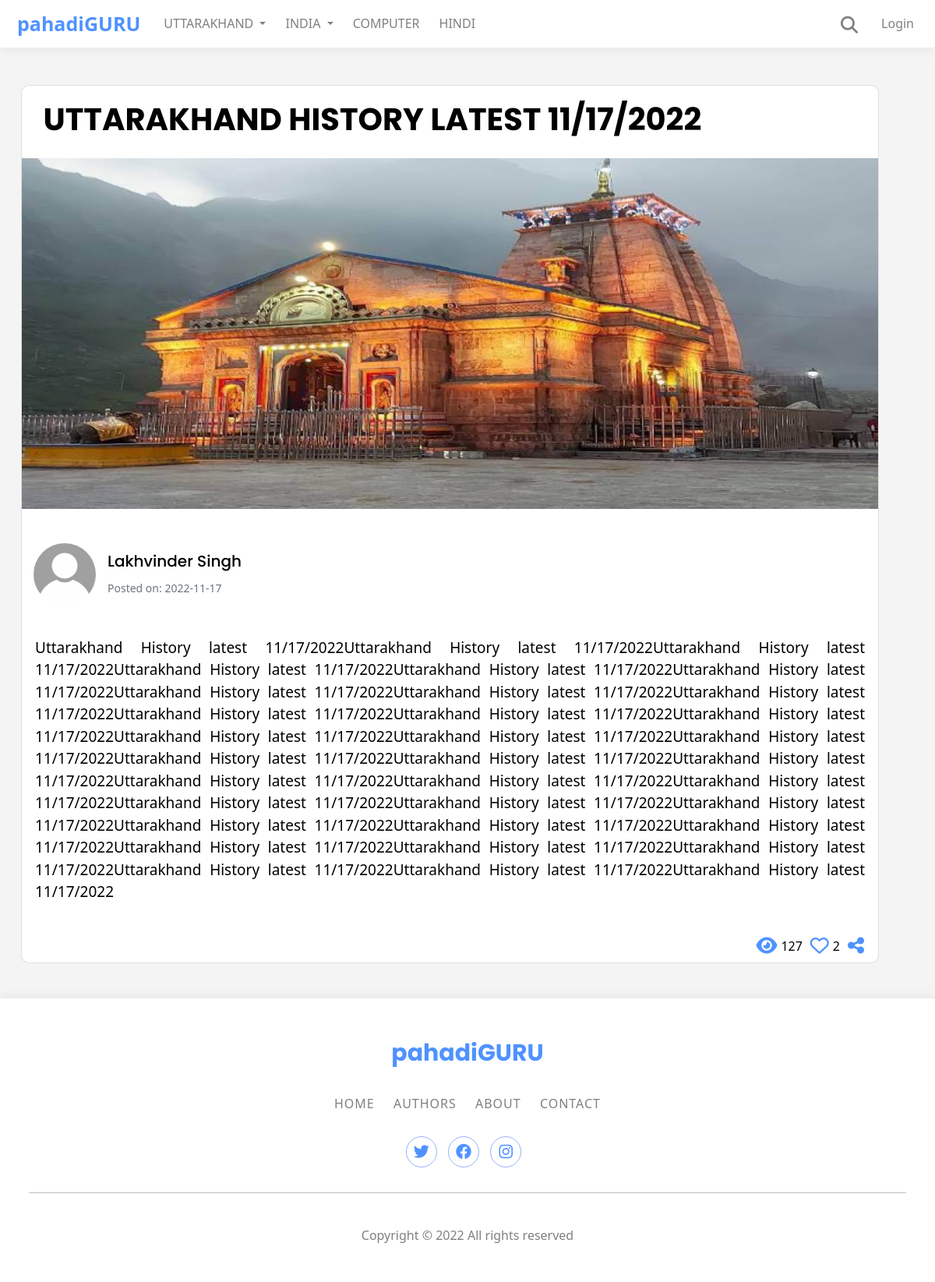
The app's page /postpage/42 with its own data.
### app.py (models this page shows)
class Posts(db.Model):
    id = db.Column(db.Integer, primary_key=True)
    title = db.Column(db.String(50), nullable=False)
    category = db.Column(db.String(50), nullable=False)
    content = db.Column(db.String(500), nullable=False)
    date_added = db.Column(db.Date, default=date.today)
    date_time = db.Column(db.DateTime, default=datetime.utcnow)
    poster_id = db.Column(db.Integer, db.ForeignKey('users.id'))
    likes=db.relationship('Likes',backref='post',passive_deletes=True)
    views=db.relationship('Views',backref='post',passive_deletes=True)

class Users(db.Model, UserMixin):
    id = db.Column(db.Integer, primary_key=True)
    username = db.Column(db.String(20), unique=True, nullable=False)
    name = db.Column(db.String(50), nullable=False)
    email = db.Column(db.String(150), nullable=False)
    phone = db.Column(db.String(50), nullable=False)
    date_added = db.Column(db.Date, default=date.today)
    about_author = db.Column(db.String(500), nullable=False)
    security_question = db.Column(db.String(50), nullable=False)
    security_answer = db.Column(db.String(50), nullable=False)
    password_hash = db.Column(db.String(128))
    role = db.Column(db.String(10), default='User')
    posts = db.relationship('Posts', backref='poster')
    likes=db.relationship('Likes',backref='user',passive_deletes=True)
    profile_pic=db.Column(db.String(), nullable=True)

### app.py (the view)
@app.route("/postpage/<int:id>")
def postpage(id):
    all_like=[]
    posts = Posts.query.filter_by(id=id).first()
    like=Likes.query.filter_by(post_id=id).all()
    for i in like:
        all_like.append(i.liker_id)
    views = Views.query.filter_by(post_id=id).first()
    if views:
        views.view_count += 1
        db.session.commit()
    else:
        views = Views(post_id=id, view_count=1)
        db.session.add(views)
        db.session.commit()
    views = Views.query.filter_by(post_id=id).first()
    view_count = views.view_count
    return render_template('postpage.html',posts=posts,all_like=all_like,view_count=view_count)

### templates/postpage.html (shortened to what this page needs)
{% extends 'base.html' %}  {% block content %}
<div class="card mt-5 ml-4 rounded-4">
  <div class="card-body rounded-4">
    <h5 class="card-title font-weight-bold ml-4" style="font-size: 4rem">
      {{posts.title|upper}}
    </h5>
  </div>
  <img src="\static\images\kedar.jpg" height="450" />
  <br />
  <br />
  <div class="d-flex">
    <div class="flex-shrink-0 ml-4">
      <img
        src="\static\images\user.jpg"
        class="w-100 rounded-circle"
        width="80"
        height="80"
      />
    </div>
    <div class="flex-grow-1 ml-4 my-2">
      <h5>{{posts.poster.name}}</h5>
      <small class="text-muted">Posted on: {{posts.date_added}}</small>
    </div>
  </div>
  <br />
  <div id="post_content">{{posts.content|safe}}</div>
  <br />
  <div
    style="
      display: flex;
      align-items: center;
      justify-content: right;
      float: right;
      padding-right: 18px;
      padding-bottom: 5px;
    "
  >
    <div style="display: flex; align-items: center; justify-content: center">
      <a style="color: #4f92ff"
        ><i
          style="font-size: x-large; padding: 0; margin-left: 5px"
          class="fa fa-eye"
        ></i
      ></a>
      <span style="padding: 0.5rem">{{view_count}}</span>
    </div>
    <div style="display: flex; align-items: center; justify-content: center">
      {% if current_user.is_authenticated %} {% if current_user.id in all_like
      %}
      <a href="{{url_for('like',id=posts.id)}}"
        ><i
          style="font-size: x-large; padding: 0; margin-left: 5px"
          class="fa-solid fa-heart"
        ></i
      ></a>
      {% else %}
      <a href="{{url_for('like',id=posts.id)}}"
        ><i
          style="font-size: x-large; padding: 0; margin-left: 5px"
          class="fa-regular fa-heart"
        ></i
      ></a>
      {% endif %} {% else %}
      <a onclick="popUp()"
        ><i
          style="
            color: #4f92ff;
            cursor: pointer;
            font-size: x-large;
            padding: 0;
            margin-left: 5px;
          "
          class="fa-regular fa-heart"
        ></i
      ></a>
      {% endif %}
      <span style="padding: 0.5rem">{{posts.likes|length}}</span>
    </div>
    <div style="display: flex; align-items: center; justify-content: center">
      <a style="color: #4f92ff"
        ><i
          style="font-size: x-large; padding: 0; margin-left: 5px"
          class="fas fa-share-nodes"
        ></i
      ></a>
    </div>
  </div>
</div>
<br /><br />
{% endblock %}

### templates/base.html (shortened to what this page needs)
<!DOCTYPE html>
<html lang="en">
  <head>
    <link
      rel="stylesheet"
      href="https://cdn.jsdelivr.net/npm/bootstrap@5.2.2/dist/css/bootstrap.min.css"
    />
    <link
      rel="stylesheet"
      href="https://cdnjs.cloudflare.com/ajax/libs/font-awesome/6.2.0/css/all.min.css"
    />
    <link
      rel="stylesheet"
      href="{{url_for('static', filename='css/style.css')}}"
    />
    <link
      rel="stylesheet"
      href="{{url_for('static', filename='css/about.css')}}"
    />
    <link
      rel="stylesheet"
      href="https://cdnjs.cloudflare.com/ajax/libs/font-awesome/6.2.0/css/all.min.css"
    />
    <link
      rel="stylesheet"
      href="{{url_for('static', filename='css/footer.css')}}"
    />
    <link
    rel="stylesheet"
    href="{{url_for('static', filename='css/custom.css')}}"
    />
  </head>
  <body style="background-color: #f4f4f4;">
    {% block navbar %} {% include 'navbar.html' %} {% endblock %}
    <div class="container-sm  ml-0 ">
      {% block content %} {% endblock%}
    </div>
    {% block footer %} {% include 'footer.html' %} {% endblock %}
  </body>
</html>

### templates/navbar.html (shortened to what this page needs)
<nav
  class="navbar navbar-expand-lg navbar-light"
  style="background-color: #fff; box-shadow: 0 4px 12px 0 rgb(0 0 0 / 5%);"
>
  <div class="container-fluid">
    <a
      class="navbar-brand pl-3"
      href="{{url_for('home')}}"
      style="color: #4f92ff; font-weight: 600; font-size: 25px"
      >pahadiGURU</a
    >
    <div class="collapse navbar-collapse" id="navbarSupportedContent">
      <ul class="navbar-nav me-auto mb-2 mb-lg-0">
        <li class="nav-item dropdown pl-4">
          <a
            class="nav-link dropdown-toggle"
            href="#"
            id="navbarDropdown"
            role="button"
            data-bs-toggle="dropdown"
            aria-expanded="false"
          >
            UTTARAKHAND
          </a>
        </li>
        <li class="nav-item dropdown pl-4">
          <a
            class="nav-link dropdown-toggle"
            href="#"
            id="navbarDropdown"
            role="button"
            data-bs-toggle="dropdown"
            aria-expanded="false"
          >
            INDIA
          </a>
        </li>
        <li class="nav-item pl-4">
          <a class="nav-link" href="{{url_for('allposts',category='Computer')}}"> COMPUTER</a>
      </li>
        <li class="nav-item pl-4">
          <a class="nav-link" href="{{url_for('allposts',category='Hindi')}}"> HINDI</a>
      </li>
      </ul>
        <form class="searchbar pr-2">
          <input
            type="search"
            placeholder="Search here"
            name="search"
            class="searchbar-input"
            onkeyup="buttonUp();"
            required
          />
          <span class="searchbar-icon pr-4"
            ><i class="fa fa-search" aria-hidden="true" style="color: #00000080;"></i
          ></span>
        </form>
        {% if not current_user.is_authenticated %}
        <li class="nav-item pl-2" style="text-align: center; list-style: none; margin-right: 15px;">
          <a class="nav-link" href="{{url_for('login')}}" style="color: #00000080;" >Login</a>
        </li>
        {% endif %}
    </div>
  </div>
</nav>

### templates/footer.html (shortened to what this page needs)
<footer class="footer-07"  style="background-color: #fff; box-shadow: 0 -4px 12px 0 rgb(0 0 0 / 5%)">
  <div class="container">
    <div class="row justify-content-center">
      <div class="col text-center">
        <h2 class="footer-heading">
          <p href="#" class="logo" style="color: #4f92ff">pahadiGURU</p>
        </h2>
        <p class="menu">
          <a href="{{url_for('home')}}" style="color: #00000080">Home</a>
          <a href="{{url_for('authors')}}" style="color: #00000080">Authors</a>
          <a href="{{url_for('about')}}" style="color: #00000080">About</a>
          <a href="{{url_for('contact')}}" style="color: #00000080">Contact</a>
        </p>
        <ul class="ftco-footer-social p-0">
          <li class="ftco-animate">
            <a
              href="#"
              data-toggle="tooltip"
              data-placement="top"
              title="Twitter"
              ><span class="fa-brands fa-twitter" style="color: #4f92ff"></span
            ></a>
          </li>
          <li class="ftco-animate">
            <a
              href="#"
              data-toggle="tooltip"
              data-placement="top"
              title="Facebook"
              ><span class="fa-brands fa-facebook" style="color: #4f92ff"></span
            ></a>
          </li>
          <li class="ftco-animate">
            <a
              href="#"
              data-toggle="tooltip"
              data-placement="top"
              title="Instagram"
              ><span
                class="fa-brands fa-instagram"
                style="color: #4f92ff"
              ></span
            ></a>
          </li>
        </ul>
      </div>
    </div>
    <hr>
    <br>
    <div class="row mt-1">
      <div class="col text-center">
        <p class="copyright" style="color: #00000080">
          Copyright &copy;
          All rights reserved
        </p>
      </div>
    </div>
  </div>
</footer>

### static/css/style.css (style rules this page uses)
.searchbar { position: relative; min-width: 50px; width: 0%; height: 45px; float: right; overflow: hidden; border-radius: 10px; -webkit-transition: width 0.3s; -moz-transition: width 0.3s; -ms-transition: width 0.3s; -o-transition: width 0.3s; transition: width 0.3s; }
.searchbar-input { top: 0; right: 0; border: 0; outline: 0; border-radius: 10px; width: 100%; height: 45px; margin: 0; padding: 0px 55px 0px 20px; font-size: 20px; color: #00000080; }
.searchbar-icon, .searchbar-submit { display: block; position: absolute; top: 0; font-family: verdana; font-size: 22px; right: 0; padding: 0; margin: 0; border: 0; outline: 0; line-height: 50px; text-align: center; cursor: pointer; color: #121212; border-radius: 10px; }

### templates/postpage.html (style rules this page uses)
#post_content { padding: 17px; font-size: 1.9rem; text-align: justify; }

### records on screen
Posts: title "UTTARAKHAND HISTORY LATEST 11/17/2022", date_added "2022-11-17", content "Uttarakhand History latest 11/17/2022Uttarakhand History latest 11/17/2022Uttarakhand History latest 11/17/2022Uttarakhand History latest 11/17/2022Uttarakhand History latest 11/17/2022Uttarakhand History latest 11/17/2022Uttarakhand History latest 11/17/2022Uttarakhand History latest 11/17/2022Uttarakhand History latest 11/17/2022Uttarakhand History latest 11/17/2022Uttarakhand History latest 11/17/2022Uttarakhand History latest 11/17/2022Uttarakhand History latest 11/17/2022Uttarakhand History latest 11/17/2022Uttarakhand History latest 11/17/2022Uttarakhand History latest 11/17/2022Uttarakhand History latest 11/17/2022Uttarakhand History latest 11/17/2022Uttarakhand History latest…"
Users: poster.name "Lakhvinder Singh"

### other values on screen
{{ view_count }} "127"
{{ posts.likes|length }} "2"
